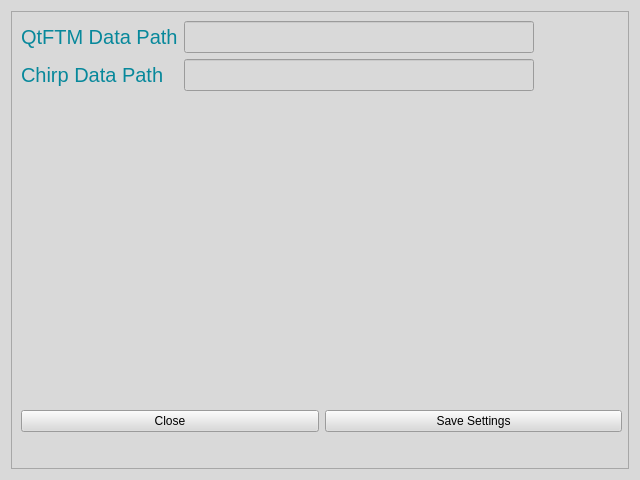
<?xml version="1.0" encoding="UTF-8"?>
<ui version="4.0">
 <class>Form</class>
 <widget class="QWidget" name="Form">
  <property name="geometry">
   <rect>
    <x>0</x>
    <y>0</y>
    <width>640</width>
    <height>480</height>
   </rect>
  </property>
  <property name="windowTitle">
   <string>Form</string>
  </property>
  <property name="styleSheet">
   <string notr="true">QMainWindow {
 background-color: #d9d9d9
}

QMenuBar {
 background-color: #66B9BF;
 color: #d9d9d9
}

QMenuBar::item {
 background: transparent;
 border-radius: 4px;
}

QMenuBar::item:selected {
 background: #E37222
}

QWidget {
 background-color: #d9d9d9
}

QTabWidget {
background-color: #66B9BF
}

QLabel {
color: #07889B
}

QDoubleSpinBox {
	background-color: #EEAA7B;
	color: #d9d9d9;
	font-size: 15px;
border: 2px solid #C4C4C3;
border-bottom-color: #C2C7CB; /* same as the pane color */
border-top-left-radius: 4px;
border-top-right-radius: 4px;
min-width: 8ex;
padding: 2px;
}

QSpinBox {
	background-color: #EEAA7B;
	color: #d9d9d9;
	font-size: 15px;
border: 2px solid #C4C4C3;
border-bottom-color: #C2C7CB; /* same as the pane color */
border-top-left-radius: 4px;
border-top-right-radius: 4px;
min-width: 8ex;
padding: 2px;
}

QComboBox {
background-color: #EEAA7B;
color: #d9d9d9;
font-size: 15px;
border: 2px solid #C4C4C3;
border-bottom-color: #C2C7CB; /* same as the pane color */
border-top-left-radius: 4px;
border-top-right-radius: 4px;
min-width: 8ex;
padding: 2px;
}

QTabWidget::pane { /* The tab widget frame */
border-top: 2px solid #C2C7CB;
}
QTabWidget::tab-bar {
left: 5px; /* move to the right by 5px */
}
/* Style the tab using the tab sub-control. Note that it reads QTabBar _not_ QTabWidget */
QTabBar::tab {
background: #EEAA7B;
border: 2px solid #C4C4C3;
border-bottom-color: #C2C7CB; /* same as the pane color */
border-top-left-radius: 4px;
border-top-right-radius: 4px;
min-width: 8ex;
padding: 2px;
}
QTabBar::tab:selected, QTabBar::tab:hover {
background: #E37222;
color: #d9d9d9
}
QTabBar::tab:selected {
border-color: #9B9B9B;
border-bottom-color: #C2C7CB; /* same as pane color */
}
QTabBar::tab:!selected {
margin-top: 2px; /* make non-selected tabs look smaller */
}</string>
  </property>
  <layout class="QVBoxLayout" name="verticalLayout">
   <item>
    <widget class="QFrame" name="frame">
     <property name="frameShape">
      <enum>QFrame::StyledPanel</enum>
     </property>
     <property name="frameShadow">
      <enum>QFrame::Raised</enum>
     </property>
     <widget class="QWidget" name="formLayoutWidget">
      <property name="geometry">
       <rect>
        <x>10</x>
        <y>10</y>
        <width>601</width>
        <height>351</height>
       </rect>
      </property>
      <layout class="QFormLayout" name="formLayout">
       <item row="0" column="0">
        <widget class="QLabel" name="label">
         <property name="font">
          <font>
           <pointsize>15</pointsize>
          </font>
         </property>
         <property name="text">
          <string>QtFTM Data Path</string>
         </property>
        </widget>
       </item>
       <item row="0" column="1">
        <widget class="QLineEdit" name="lineEditQtFTMPath">
         <property name="minimumSize">
          <size>
           <width>350</width>
           <height>0</height>
          </size>
         </property>
         <property name="maximumSize">
          <size>
           <width>350</width>
           <height>16777215</height>
          </size>
         </property>
         <property name="font">
          <font>
           <pointsize>15</pointsize>
          </font>
         </property>
         <property name="text">
          <string/>
         </property>
        </widget>
       </item>
       <item row="1" column="0">
        <widget class="QLabel" name="label_2">
         <property name="font">
          <font>
           <pointsize>15</pointsize>
          </font>
         </property>
         <property name="text">
          <string>Chirp Data Path</string>
         </property>
        </widget>
       </item>
       <item row="1" column="1">
        <widget class="QLineEdit" name="lineEditChirpPath">
         <property name="minimumSize">
          <size>
           <width>350</width>
           <height>0</height>
          </size>
         </property>
         <property name="maximumSize">
          <size>
           <width>350</width>
           <height>16777215</height>
          </size>
         </property>
         <property name="font">
          <font>
           <pointsize>15</pointsize>
          </font>
         </property>
         <property name="text">
          <string/>
         </property>
        </widget>
       </item>
      </layout>
     </widget>
     <widget class="QWidget" name="horizontalLayoutWidget">
      <property name="geometry">
       <rect>
        <x>10</x>
        <y>370</y>
        <width>601</width>
        <height>81</height>
       </rect>
      </property>
      <layout class="QHBoxLayout" name="horizontalLayout">
       <item>
        <widget class="QPushButton" name="pushButtonCloseSettings">
         <property name="text">
          <string>Close</string>
         </property>
        </widget>
       </item>
       <item>
        <widget class="QPushButton" name="pushButtonSaveSettings">
         <property name="text">
          <string>Save Settings</string>
         </property>
        </widget>
       </item>
      </layout>
     </widget>
    </widget>
   </item>
  </layout>
 </widget>
 <resources/>
 <connections/>
</ui>
